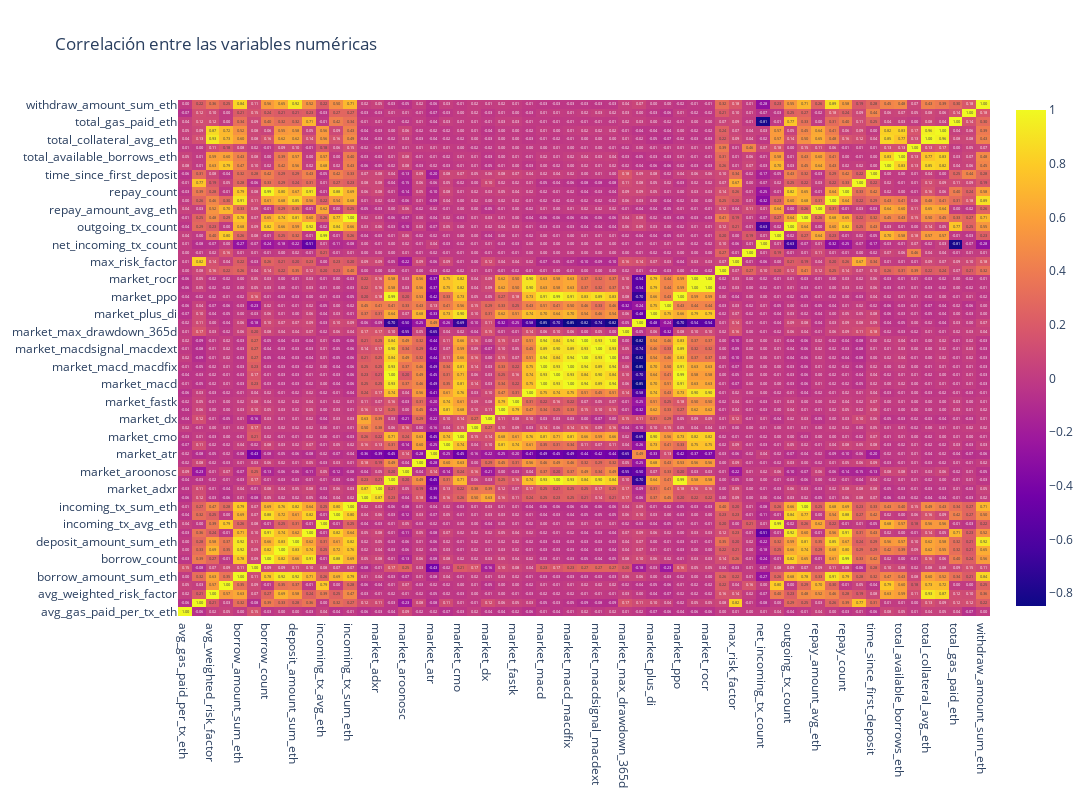

Notebook code for this chart:
### Code cell
X_corr = X_t0[weird['not']].corr()

fig = go.Figure()
fig.add_trace(
    go.Heatmap(
        x = X_corr.columns,
        y = X_corr.index,
        z = np.array(X_corr),
        text=X_corr.values,
        texttemplate='%{text:.2f}'
    )
)
fig.update_layout(title_text='Correlación entre las variables numéricas',
                    height=800, width=1400)
fig.show()

### Figure 1 — Plotly figure (JSON) as saved in the notebook; plotly's stock layout.template omitted (floating-point values rounded to 4 significant figures; data arrays with more than 128 entries replaced by an {"elided": "..."} marker saying what was removed)
{"data": [{"text": {"elided": "59x59 float values"}, "texttemplate": "%{text:.2f}", "type": "heatmap", "x": ["avg_gas_paid_per_tx_eth", "avg_risk_factor", "avg_weighted_risk_factor", "borrow_amount_avg_eth", "borrow_amount_sum_eth", "borrow_block_number", "borrow_count", "borrow_repay_diff_eth", "deposit_amount_sum_eth", "deposit_count", "incoming_tx_avg_eth", "incoming_tx_count", "incoming_tx_sum_eth", "market_adx", "market_adxr", "market_apo", "market_aroonosc", "market_aroonup", "market_atr", "market_cci", "market_cmo", "market_correl", "market_dx", "market_fastd", "market_fastk", "market_linearreg_slope", "market_macd", "market_macd_macdext", "market_macd_macdfix", "market_macdsignal", "market_macdsignal_macdext", "market_macdsignal_macdfix", "market_max_drawdown_365d", "market_natr", "market_plus_di", "market_plus_dm", "market_ppo", "market_rocp", "market_rocr", "max_eth_ever", "max_risk_factor", "min_eth_ever", "net_incoming_tx_count", "outgoing_tx_avg_eth", "outgoing_tx_count", "outgoing_tx_sum_eth", "repay_amount_avg_eth", "repay_amount_sum_eth", "repay_count", "risk_factor", "time_since_first_deposit", "total_available_borrows_avg_eth", "total_available_borrows_eth", "total_balance_eth", "total_collateral_avg_eth", "total_collateral_eth", "total_gas_paid_eth", "wallet_age", "withdraw_amount_sum_eth"], "y": ["avg_gas_paid_per_tx_eth", "avg_risk_factor", "avg_weighted_risk_factor", "borrow_amount_avg_eth", "borrow_amount_sum_eth", "borrow_block_number", "borrow_count", "borrow_repay_diff_eth", "deposit_amount_sum_eth", "deposit_count", "incoming_tx_avg_eth", "incoming_tx_count", "incoming_tx_sum_eth", "market_adx", "market_adxr", "market_apo", "market_aroonosc", "market_aroonup", "market_atr", "market_cci", "market_cmo", "market_correl", "market_dx", "market_fastd", "market_fastk", "market_linearreg_slope", "market_macd", "market_macd_macdext", "market_macd_macdfix", "market_macdsignal", "market_macdsignal_macdext", "market_macdsignal_macdfix", "market_max_drawdown_365d", "market_natr", "market_plus_di", "market_plus_dm", "market_ppo", "market_rocp", "market_rocr", "max_eth_ever", "max_risk_factor", "min_eth_ever", "net_incoming_tx_count", "outgoing_tx_avg_eth", "outgoing_tx_count", "outgoing_tx_sum_eth", "repay_amount_avg_eth", "repay_amount_sum_eth", "repay_count", "risk_factor", "time_since_first_deposit", "total_available_borrows_avg_eth", "total_available_borrows_eth", "total_balance_eth", "total_collateral_avg_eth", "total_collateral_eth", "total_gas_paid_eth", "wallet_age", "withdraw_amount_sum_eth"], "z": {"elided": "59x59 float values"}}], "layout": {"height": 800, "title": {"text": "Correlación entre las variables numéricas"}, "width": 1400}}
